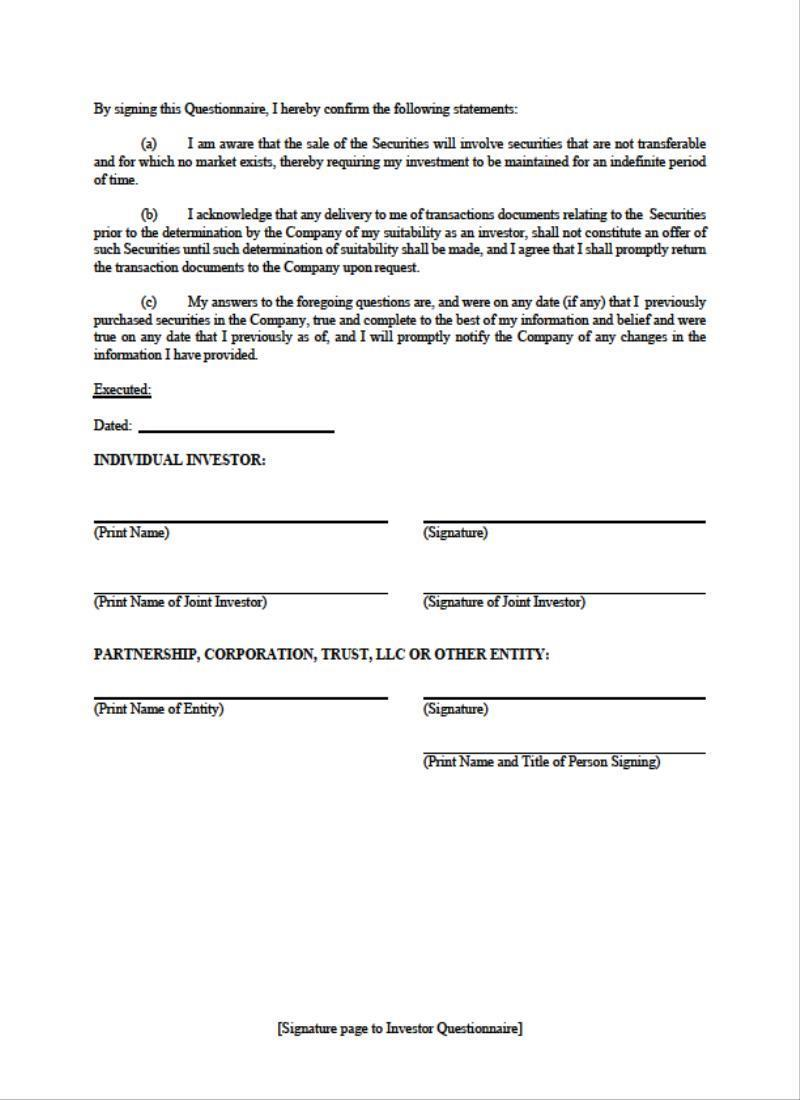
#> input picture edgar/set-c/c012/bicx_ex101img23.jpg, 800 x 1100 px
$ python picx.py ../../set-c/c012/bicx_ex101img23.jpg 5
#> lines starting #> are read from the running program, lines starting #| are printed output that depends on the picture; after the words box and inside, x2 and y2 are one past the last pixel; in counts of white or black regions, pixels touching at a corner belong together
### edgar/truth/work-g4/wbox.py
"""White rectangles on a picture: connected components of near-white pixels (run-length union-find).
usage: wbox.py image.jpg [thr] -> prints components with bbox in pixels, fill ratio"""
import sys, json
import numpy as np
from PIL import Image

def components(mask):
    H, W = mask.shape
    parent = []
    def find(a):
        while parent[a] != a:
            parent[a] = parent[parent[a]]; a = parent[a]
        return a
    prev = []  # runs of previous row: (x0,x1,label)
    runs_all = []
    for y in range(H):
        row = mask[y]
        d = np.diff(np.concatenate(([0], row.astype(np.int8), [0])))
        starts = np.where(d == 1)[0]; ends = np.where(d == -1)[0]
        cur = []
        j = 0
        for s, e in zip(starts, ends):
            lab = len(parent); parent.append(lab)
            while j < len(prev) and prev[j][1] <= s: j += 1
            k = j
            while k < len(prev) and prev[k][0] < e:
                a, b = find(prev[k][2]), find(lab)
                if a != b: parent[max(a, b)] = min(a, b)
                k += 1
            cur.append((s, e, lab)); runs_all.append((y, s, e, lab))
        prev = cur
    comps = {}
    for y, s, e, lab in runs_all:
        r = find(lab)
        c = comps.get(r)
        if c is None: comps[r] = [s, y, e, y + 1, e - s]
        else:
            c[0] = min(c[0], s); c[1] = min(c[1], y); c[2] = max(c[2], e); c[3] = y + 1; c[4] += e - s
    return list(comps.values())

# [14 lines left out: function white_boxes, not called in this run]

# [4 lines that do not run on import are left out]

### edgar/truth/work-g4/picx.py
"""picx.py image: squares, rules, frames (hollow rectangles) and caption clusters inside frames."""
import sys, numpy as np
from PIL import Image
sys.path.insert(0, '.')
from wbox import components
def analyse(path, thr=150, minrule=25):
#> called with path = '../../set-c/c012/bicx_ex101img23.jpg', thr = 5, minrule = 25
    im = np.asarray(Image.open(path).convert('RGB')).astype(int)
    g = im.min(axis=2); ink = g < thr
#> after `g = im.min(axis=2)`:
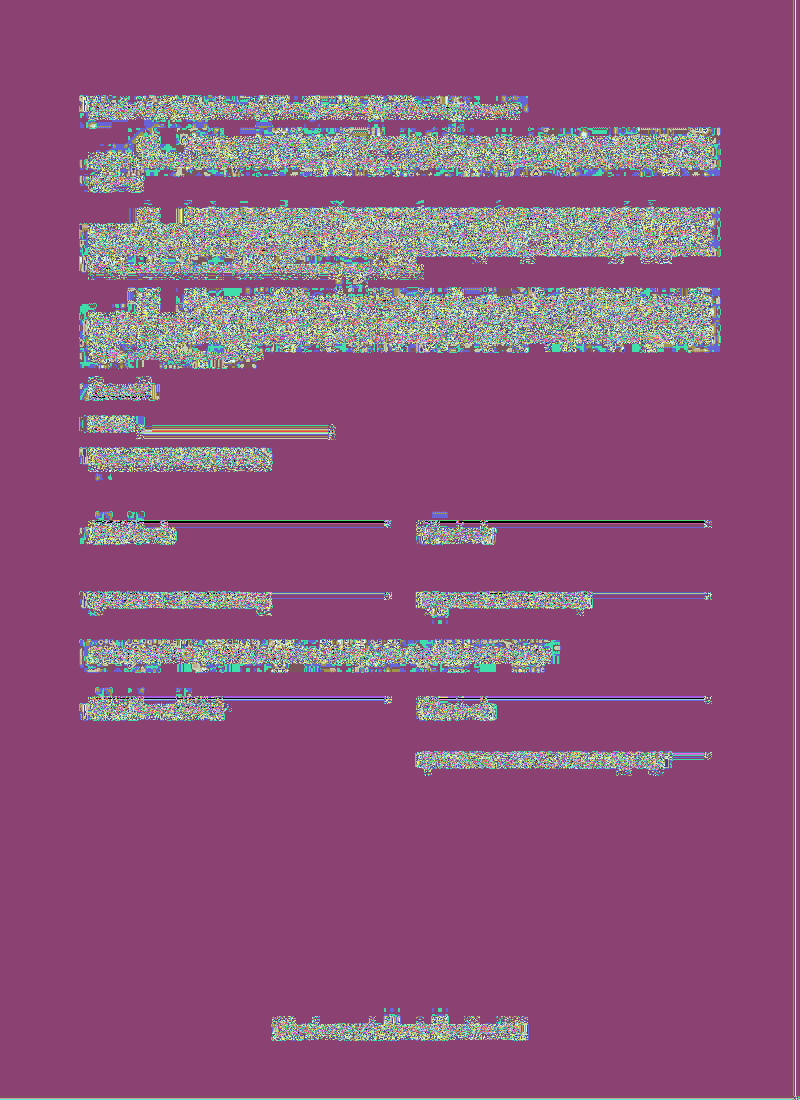
#> g: shape (1100, 800) int64; 256 distinct labels, from 0 to 255; one colour per label, 0 black
#> after `ink = g < thr`:
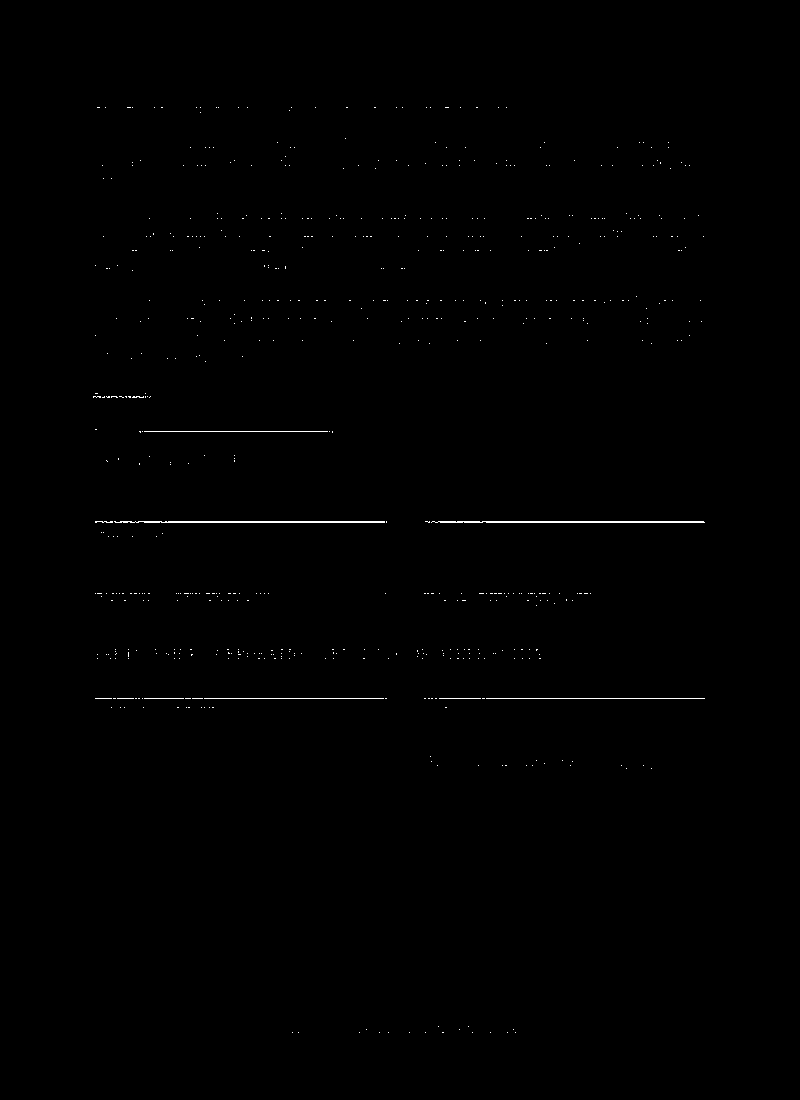
#> ink: shape (1100, 800) bool; 0.3% white in thin lines or dots, all inside (x1, y1, x2, y2) = (93, 107, 705, 1033)
    H, W = ink.shape
#> H = 1100; W = 800
    rules, squares, frames = [], [], []
    for x0, y0, x1, y1, n in components(ink):
#> in components, `H, W = mask.shape`: H = 1100; W = 800
        w, h = x1 - x0, y1 - y0
        if h <= 4 and w >= minrule: rules.append([int(x0), int(y0), int(x1), int(y1)]); continue
        if 7 <= w <= 30 and 7 <= h <= 30 and abs(w - h) <= 3:
            sub = ink[y0:y1, x0:x1]; inner = sub[2:-2, 2:-2]
            if inner.size and inner.mean() < 0.2 and min(sub[:, 0].mean(), sub[:, -1].mean(), sub[0].mean(), sub[-1].mean()) > 0.6:
                squares.append([int(x0), int(y0), int(x1), int(y1)]); continue
        if w >= 40 and h >= 15:
            # frame: left/right columns and top/bottom rows mostly ink
            sub = ink[y0:y1, x0:x1]
            l = sub[:, :3].any(axis=1).mean(); r = sub[:, -3:].any(axis=1).mean(); t = sub[:3, :].any(axis=0).mean(); b = sub[-3:, :].any(axis=0).mean()
            if min(l, r, t, b) > 0.85:
                frames.append([int(x0), int(y0), int(x1), int(y1)])
#> this loop made 661 passes
#> after the loop, frames = []; rules = [[144, 431, 328, 432], [136, 521, 385, 523], [438, 521, 705, 523], [144, 698, 184, 699], [204, 698, 384, 699], [439, 698, 481, 699], [486, 698, 705, 699]]; squares = []
    rules.sort(key=lambda r: (r[1], r[0])); squares.sort(key=lambda r: (r[1], r[0])); frames.sort(key=lambda r: (r[1], r[0]))
    return dict(rules=rules, squares=squares, frames=frames, ink=ink, g=g)
# [11 lines left out: function clusters, not called in this run]
if __name__ == '__main__':
    a = analyse(sys.argv[1], int(sys.argv[2]) if len(sys.argv) > 2 else 150)
#> a = 5 items
    for i, r in enumerate(a['rules']): print('R%d' % i, r, 'w=%d' % (r[2] - r[0]))
#> this loop made 7 passes
#| R0 [144, 431, 328, 432] w=184
#| R1 [136, 521, 385, 523] w=249
#| R2 [438, 521, 705, 523] w=267
#| R3 [144, 698, 184, 699] w=40
#| R4 [204, 698, 384, 699] w=180
#| R5 [439, 698, 481, 699] w=42
#| R6 [486, 698, 705, 699] w=219
    for i, s in enumerate(a['squares']): print('S%d' % i, s)
#> this loop made 0 passes
    for i, f in enumerate(a['frames']):
        x0, y0, x1, y1 = f
        # interior caption strip: skip 4px border, top part
        cl = clusters(a['ink'], x0 + 5, y0 + 4, x1 - 5, y0 + 4 + min(16, (y1 - y0) // 2))
        print('F%d' % i, f, 'h=%d' % (y1 - y0), 'caps:', cl)

# [73 lines left out: functions hlines, bands, pixcells, not called in this run]
